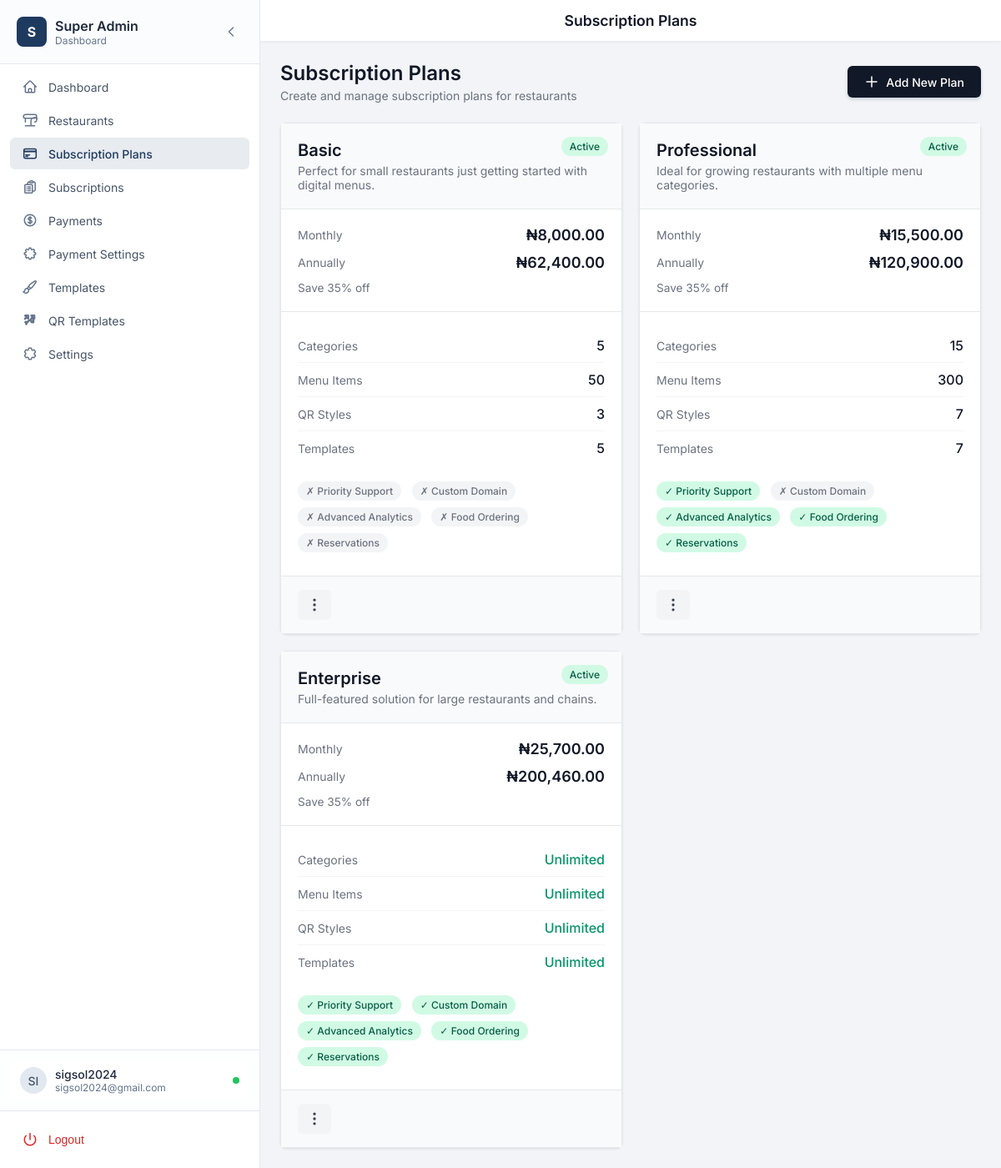
Screenshot of /admin/subscription-plans.php (signed in) with the database file from the repository.
### tables this page shows
CREATE TABLE `subscription_plans` (
  `id` int(11) NOT NULL,
  `name` varchar(50) NOT NULL COMMENT 'Basic, Professional, Enterprise',
  `slug` varchar(50) NOT NULL COMMENT 'basic, professional, enterprise',
  `description` text DEFAULT NULL,
  `monthly_price` decimal(10,2) NOT NULL DEFAULT 0.00 COMMENT 'Price in NGN',
  `annual_price` decimal(10,2) NOT NULL DEFAULT 0.00 COMMENT 'Price in NGN (20% discount)',
  `yearly_discount_percent` decimal(5,2) NOT NULL DEFAULT 20.00 COMMENT 'Discount % applied to yearly plan (annual price = monthly*12*(1 - this/100))',
  `max_categories` int(11) NOT NULL DEFAULT 5 COMMENT '-1 for unlimited',
  `max_menu_items` int(11) NOT NULL DEFAULT 50 COMMENT '-1 for unlimited',
  `max_qr_styles` int(11) NOT NULL DEFAULT 3 COMMENT '-1 for unlimited',
  `max_templates` int(11) NOT NULL DEFAULT 3 COMMENT '-1 for unlimited',
  `features` longtext DEFAULT NULL COMMENT 'Additional features as JSON',
  `is_active` tinyint(1) NOT NULL DEFAULT 1,
  `display_order` int(11) NOT NULL DEFAULT 0,
  `created_at` timestamp NOT NULL DEFAULT current_timestamp(),
  `updated_at` timestamp NOT NULL DEFAULT current_timestamp() ON UPDATE current_timestamp()
);

### includes/subscription.php (called while the page is built, shortened)
<?php
require_once __DIR__ . '/functions.php';
function getSubscriptionPlans($activeOnly = true) {
    global $pdo;
    try {
        $sql = "SELECT * FROM subscription_plans";
        $sql .= " ORDER BY display_order ASC";
        $stmt = $pdo->query($sql);
        $plans = $stmt->fetchAll(PDO::FETCH_ASSOC);
        return $plans;
    } catch (PDOException $e) {
        error_log("Error getting plans: " . $e->getMessage());
        return [];
    }
}
function formatSubscriptionPrice($amount, $currency = 'NGN') {
    $symbols = [
        'NGN' => '₦',
        'USD' => '$',
        'GBP' => '£',
        'EUR' => '€'
    ];
    $symbol = $symbols[$currency] ?? $currency . ' ';
    return $symbol . number_format($amount, 2);
}

### admin/subscription-plans.php (the view, shortened to what this page needs)
<?php
require_once __DIR__ . '/../includes/functions.php';
require_once __DIR__ . '/../includes/subscription.php';
$plans = getSubscriptionPlans(false);
$editPlan = null;
include __DIR__ . '/../includes/admin-layout.php';
?>
<div class="page-header">
    <div>
        <h1 class="page-title">Subscription Plans</h1>
        <p class="page-subtitle">Create and manage subscription plans for restaurants</p>
    </div>
    <?php if (!$editPlan): ?>
        <a href="?new=1" class="btn-primary">
            <svg xmlns="http://www.w3.org/2000/svg" fill="none" viewBox="0 0 24 24" stroke="currentColor">
                <path stroke-linecap="round" stroke-linejoin="round" stroke-width="2" d="M12 4v16m8-8H4" />
            </svg>
            Add New Plan
        </a>
    <?php endif; ?>
</div>
<div class="plans-grid">
    <?php foreach ($plans as $plan): ?>
        <?php
        $features = $plan['features'] ?? [];
        ?>
        <div class="plan-card <?php echo !$plan['is_active'] ? 'inactive' : ''; ?>">
            <span class="status-badge <?php echo $plan['is_active'] ? 'status-active' : 'status-inactive'; ?>">
                <?php echo $plan['is_active'] ? 'Active' : 'Inactive'; ?>
            </span>
            <div class="plan-header">
                <div class="plan-name"><?php echo htmlspecialchars($plan['name']); ?></div>
                <div class="plan-description"><?php echo htmlspecialchars($plan['description'] ?? ''); ?></div>
            </div>
            <div class="plan-pricing">
                <div class="price-row">
                    <span class="price-label">Monthly</span>
                    <span class="price-value"><?php echo formatSubscriptionPrice($plan['monthly_price']); ?></span>
                </div>
                <div class="price-row">
                    <span class="price-label">Annually</span>
                    <span class="price-value"><?php echo formatSubscriptionPrice($plan['annual_price']); ?></span>
                </div>
                <?php $discountPct = (int)($plan['yearly_discount_percent'] ?? 20); if ($discountPct > 0): ?>
                <div class="price-row price-hint" style="font-size:0.85em;color:#6b7280;">Save <?php echo $discountPct; ?>% off</div>
                <?php endif; ?>
            </div>
            <div class="plan-limits">
                <div class="limit-item">
                    <span class="limit-label">Categories</span>
                    <span class="limit-value <?php echo $plan['max_categories'] == -1 ? 'limit-unlimited' : ''; ?>">
                        <?php echo $plan['max_categories'] == -1 ? 'Unlimited' : $plan['max_categories']; ?>
                    </span>
                </div>
                <div class="limit-item">
                    <span class="limit-label">Menu Items</span>
                    <span class="limit-value <?php echo $plan['max_menu_items'] == -1 ? 'limit-unlimited' : ''; ?>">
                        <?php echo $plan['max_menu_items'] == -1 ? 'Unlimited' : $plan['max_menu_items']; ?>
                    </span>
                </div>
                <div class="limit-item">
                    <span class="limit-label">QR Styles</span>
                    <span class="limit-value <?php echo $plan['max_qr_styles'] == -1 ? 'limit-unlimited' : ''; ?>">
                        <?php echo $plan['max_qr_styles'] == -1 ? 'Unlimited' : $plan['max_qr_styles']; ?>
                    </span>
                </div>
                <div class="limit-item">
                    <span class="limit-label">Templates</span>
                    <span class="limit-value <?php echo $plan['max_templates'] == -1 ? 'limit-unlimited' : ''; ?>">
                        <?php echo $plan['max_templates'] == -1 ? 'Unlimited' : $plan['max_templates']; ?>
                    </span>
                </div>
            </div>
            <div class="plan-features">
                <span class="feature-badge <?php echo !empty($features['priority_support']) ? 'feature-enabled' : 'feature-disabled'; ?>">
                    <?php echo !empty($features['priority_support']) ? '✓' : '✗'; ?> Priority Support
                </span>
                <span class="feature-badge <?php echo !empty($features['custom_domain']) ? 'feature-enabled' : 'feature-disabled'; ?>">
                    <?php echo !empty($features['custom_domain']) ? '✓' : '✗'; ?> Custom Domain
                </span>
                <span class="feature-badge <?php echo !empty($features['analytics_advanced']) ? 'feature-enabled' : 'feature-disabled'; ?>">
                    <?php echo !empty($features['analytics_advanced']) ? '✓' : '✗'; ?> Advanced Analytics
                </span>
                <span class="feature-badge <?php echo !empty($features['food_ordering']) ? 'feature-enabled' : 'feature-disabled'; ?>">
                    <?php echo !empty($features['food_ordering']) ? '✓' : '✗'; ?> Food Ordering
                </span>
                <span class="feature-badge <?php echo !empty($features['table_reservations']) ? 'feature-enabled' : 'feature-disabled'; ?>">
                    <?php echo !empty($features['table_reservations']) ? '✓' : '✗'; ?> Reservations
                </span>
            </div>
            <div class="plan-actions actions-cell" style="position:relative;">
                <button class="actions-btn" type="button" title="Actions">
                    <svg xmlns="http://www.w3.org/2000/svg" fill="none" viewBox="0 0 24 24" stroke="currentColor" width="20" height="20">
                        <path stroke-linecap="round" stroke-linejoin="round" stroke-width="2" d="M12 5v.01M12 12v.01M12 19v.01M12 6a1 1 0 110-2 1 1 0 010 2zm0 7a1 1 0 110-2 1 1 0 010 2zm0 7a1 1 0 110-2 1 1 0 010 2z" />
                    </svg>
                </button>
            </div>
        </div>
    <?php endforeach; ?>
</div>
<?php include __DIR__ . '/../includes/admin-footer.php'; ?>

### includes/sidebar-admin.php (shortened to what this page needs)
<?php
$currentPath = $_SERVER['REQUEST_URI'];
$userInfo = null;
if (isLoggedIn() && isSuperAdmin()) {
    $pdo = getDBConnection();
    if ($pdo) {
        $userId = getCurrentUserId();
        $stmt = $pdo->prepare("SELECT username, email FROM admins WHERE id = ?");
        $stmt->execute([$userId]);
        $userInfo = $stmt->fetch();
    }
}
$activeId = 'dashboard';
foreach ($navItems as $item) {
    if (strpos($currentPath, $item['href']) !== false) {
        $activeId = $item['id'];
        break;
    }
}
$username = $_SESSION['username'] ?? 'Admin';
$userEmail = $userInfo['email'] ?? '';
$userInitials = strtoupper(substr($username, 0, 2));
?>
<aside class="sidebar-modern" id="sidebar">
    <div class="sidebar-header-modern">
        <div class="sidebar-logo-wrapper">
            <div class="sidebar-logo">
                <div class="logo-icon-modern">S</div>
                <div class="logo-text">
                    <span class="logo-title">Super Admin</span>
                    <span class="logo-subtitle">Dashboard</span>
                </div>
            </div>
        </div>
        <button
            onclick="toggleCollapse()"
            class="collapse-btn-modern"
            aria-label="Collapse sidebar"
        >
            <svg xmlns="http://www.w3.org/2000/svg" fill="none" viewBox="0 0 24 24" stroke-width="2" stroke="currentColor" class="collapse-icon">
                <path stroke-linecap="round" stroke-linejoin="round" d="M15.75 19.5L8.25 12l7.5-7.5" />
            </svg>
        </button>
    </div>
    <nav class="sidebar-nav">
        <ul class="nav-list">
            <?php foreach ($navItems as $item): ?>
                <?php $isActive = $activeId === $item['id']; ?>
                <li>
                    <a
                        href="<?php echo htmlspecialchars($item['href']); ?>"
                        class="nav-item <?php echo $isActive ? 'active' : ''; ?>"
                        title="<?php echo htmlspecialchars($item['name']); ?>"
                    >
                        <div class="nav-icon-wrapper">
                            <svg xmlns="http://www.w3.org/2000/svg" fill="none" viewBox="0 0 24 24" stroke-width="2" stroke="currentColor" class="nav-icon">
                                <path stroke-linecap="round" stroke-linejoin="round" d="<?php echo htmlspecialchars($item['icon']); ?>" />
                            </svg>
                        </div>
                        <span class="nav-text"><?php echo htmlspecialchars($item['name']); ?></span>
                    </a>
                </li>
            <?php endforeach; ?>
        </ul>
    </nav>
    <div class="sidebar-footer-modern">
        <div class="sidebar-profile">
            <?php if (!isset($_COOKIE['sidebar_collapsed']) || $_COOKIE['sidebar_collapsed'] !== 'true'): ?>
                <div class="profile-card">
                    <div class="profile-avatar"><?php echo htmlspecialchars($userInitials); ?></div>
                    <div class="profile-info">
                        <p class="profile-name"><?php echo htmlspecialchars($username); ?></p>
                        <p class="profile-role"><?php echo htmlspecialchars($userEmail ?: 'Administrator'); ?></p>
                    </div>
                    <div class="profile-status" title="Online"></div>
                </div>
            <?php endif; ?>
        </div>
        <div class="sidebar-logout">
            <form action="/admin/logout.php" method="post">
                <button type="submit" class="logout-btn" title="Logout">
                    <div class="nav-icon-wrapper" aria-hidden="true">
                        <svg xmlns="http://www.w3.org/2000/svg" fill="none" viewBox="0 0 24 24" stroke-width="2" stroke="currentColor" class="nav-icon logout-icon">
                            <path stroke-linecap="round" stroke-linejoin="round" d="M12 2v10m6.364-6.364a9 9 0 1 1-12.728 0" />
                        </svg>
                    </div>
                    <span class="nav-text">Logout</span>
                </button>
            </form>
        </div>
    </div>
</aside>

### assets/css/admin.css (style rules this page uses)
:root { --text-dark: #1F2937; --text-gray: #6B7280; --text-light: #9CA3AF; --bg-light: #F9FAFB; --border-light: #E5E7EB; --success-green: #059669; --success-bg: #D1FAE5; --error-red: #DC2626; --error-bg: #FEE2E2; --warning-bg: #F3F4F6; --warning-text: #4b5563; --chart-orange: #D97706; --chart-red: #B91C1C; --chart-brown: #92400E; --chart-yellow: #FDE68A; --chart-warm: #F59E0B; }
.btn-primary { background: var(--primary); color: white; box-shadow: 0 2px 4px rgba(30, 58, 95, 0.2); }
* { transition-property: color, background-color, border-color, transform, box-shadow; transition-duration: 0.2s; transition-timing-function: ease; }
.page-header { margin-bottom: 24px; }
.page-title { font-size: 1.5rem; font-weight: 600; color: var(--text-dark); margin: 0; }
.page-subtitle { color: var(--text-gray); font-size: 0.875rem; margin-top: 4px; }
.actions-cell { position: relative; }
.actions-btn { background: #f3f4f6; border: none; padding: 8px 10px; border-radius: 6px; cursor: pointer; font-size: 0.813rem; display: flex; align-items: center; justify-content: center; transition: background 0.2s; color: #374151; }

### admin/subscription-plans.php (style rules this page uses)
.page-header { display: flex; justify-content: space-between; align-items: center; margin-bottom: 24px; flex-wrap: wrap; gap: 16px; }
.page-title { font-size: 1.5rem; font-weight: 600; color: var(--text); margin: 0; }
.btn-primary { background: #111827; color: #fff; border: none; padding: 10px 20px; border-radius: 6px; cursor: pointer; font-weight: 500; font-size: 0.875rem; text-decoration: none; display: inline-flex; align-items: center; gap: 8px; transition: background 0.2s; }
.btn-primary svg { width: 18px; height: 18px; }
.plans-grid { display: grid; grid-template-columns: repeat(auto-fit, minmax(320px, 1fr)); gap: 20px; }
.plan-card { background: #fff; border-radius: 8px; box-shadow: 0 1px 3px rgba(0, 0, 0, 0.1); overflow: visible; position: relative; border: 1px solid #e5e7eb; }
.plan-header { padding: 20px; background: #f9fafb; border-bottom: 1px solid #e5e7eb; }
.plan-name { font-size: 1.25rem; font-weight: 600; color: #111827; margin-bottom: 4px; }
.plan-description { font-size: 0.875rem; color: #6b7280; }
.status-badge { position: absolute; top: 16px; right: 16px; padding: 4px 10px; border-radius: 12px; font-size: 0.75rem; font-weight: 500; }
.status-active { background: #d1fae5; color: #065f46; }
.plan-pricing { padding: 20px; background: #fff; border-bottom: 1px solid #e5e7eb; }
.price-row { display: flex; justify-content: space-between; align-items: center; margin-bottom: 12px; }
.price-row:last-child { margin-bottom: 0; }
.price-label { color: #6b7280; font-size: 0.875rem; }
.price-value { font-size: 1.125rem; font-weight: 600; color: #111827; }
.plan-limits { padding: 20px; }
.limit-item { display: flex; justify-content: space-between; align-items: center; padding: 10px 0; border-bottom: 1px solid #f3f4f6; }
.limit-item:last-child { border-bottom: none; }
.limit-label { color: #6b7280; font-size: 0.875rem; }
.limit-value { font-weight: 500; color: #111827; }
.limit-unlimited { color: #059669; }
.plan-features { padding: 0 20px 20px; }
.feature-badge { display: inline-flex; align-items: center; gap: 4px; padding: 4px 10px; border-radius: 12px; font-size: 0.75rem; font-weight: 500; margin-right: 8px; margin-bottom: 8px; }
.feature-enabled { background: #d1fae5; color: #065f46; }
.feature-disabled { background: #f3f4f6; color: #6b7280; }
.plan-actions { padding: 16px 20px; border-top: 1px solid #e5e7eb; display: flex; gap: 8px; background: #f9fafb; }

### rows the page displays
subscription_plans: is_active "Active", name "Basic", description "Perfect for small restaurants just getting started with digital menus.", monthly_price "₦8,000.00", annual_price "₦62,400.00", yearly_discount_percent "35", max_categories "5", max_menu_items "50", max_qr_styles "3", max_templates "5"
subscription_plans: is_active "Active", name "Professional", description "Ideal for growing restaurants with multiple menu categories.", monthly_price "₦15,500.00", annual_price "₦120,900.00", yearly_discount_percent "35", max_categories "15", max_menu_items "300", max_qr_styles "7", max_templates "7"
subscription_plans: is_active "Active", name "Enterprise", description "Full-featured solution for large restaurants and chains.", monthly_price "₦25,700.00", annual_price "₦200,460.00", yearly_discount_percent "35", max_categories "Unlimited", max_menu_items "Unlimited", max_qr_styles "Unlimited", max_templates "Unlimited"

### other values shown
$item['name'] "Dashboard"
$item['name'] "Restaurants"
$item['name'] "Subscription Plans"
$item['name'] "Subscriptions"
$item['name'] "Payments"
$item['name'] "Payment Settings"
$item['name'] "Templates"
$item['name'] "QR Templates"
$item['name'] "Settings"
$userInitials "SI"
$username "sigsol2024"
$userEmail ?: 'Administrator' "sigsol2024@gmail.com"
$pageTitle "Subscription Plans"
